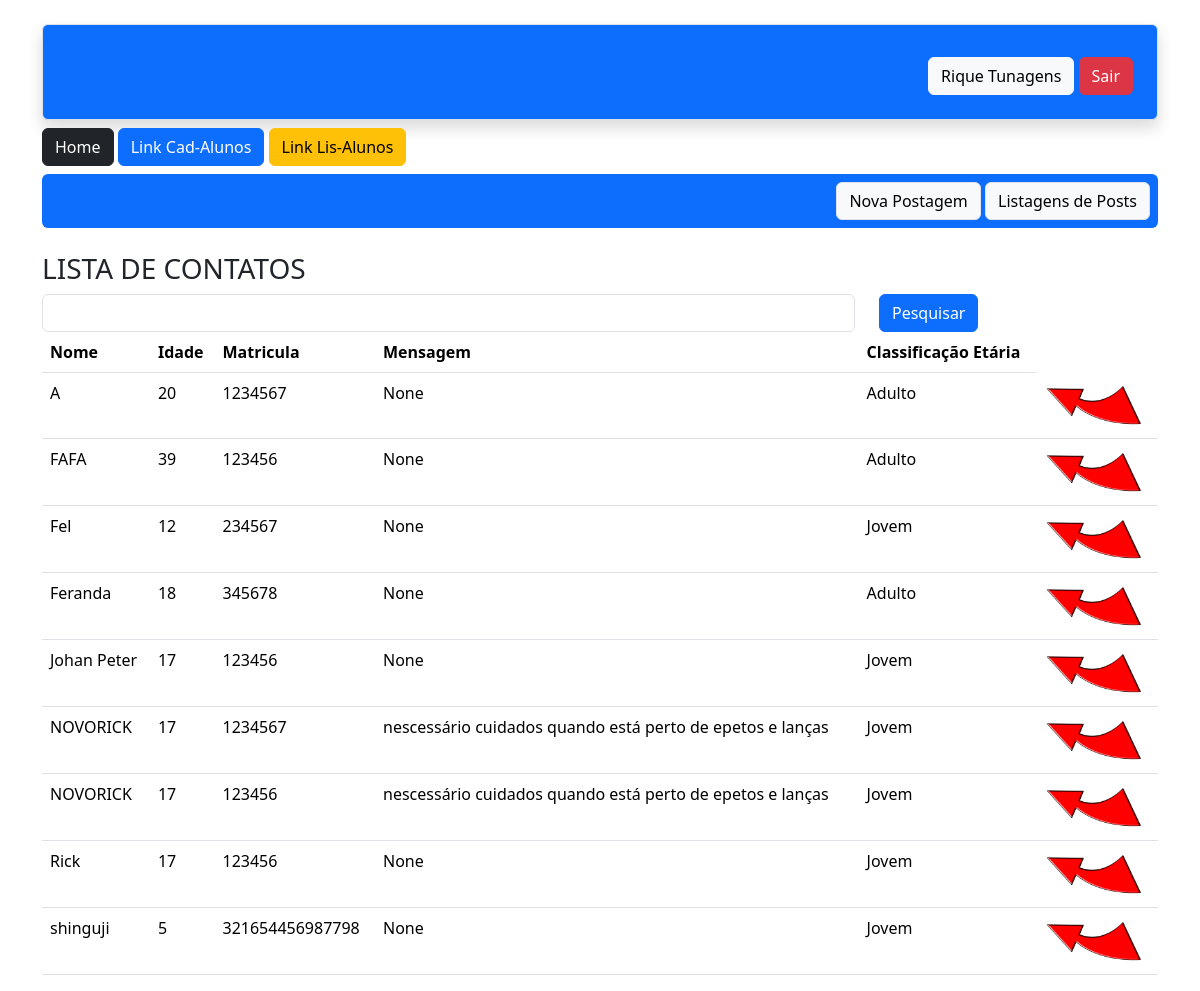
The app's page /contato/lista/ (signed in) with its own data.
### app/models.py (models this page shows)
class User(db.Model, UserMixin):
    id = db.Column(db.Integer, primary_key = True)
    nome = db.Column(db.String, nullable = True)
    sobrenome = db.Column(db.String, nullable = True)
    email = db.Column(db.String, nullable = True)
    senha = db.Column(db.String, nullable = True)
    posts = db.relationship('Post', backref='user',lazy=True)

class Aluno(db.Model):  #Nome da tabela
    id = db.Column( db.Integer, primary_key=True)
    nome = db.Column( db.String, nullable=True)
    idade = db.Column( db.Integer, nullable=True)
    matricula = db.Column( db.Integer, nullable=True)
    descricao = db.Column( db.String, nullable=True)

### app/views.py (the view)
@app.route('/contato/lista/')
def contato_lista():
    if current_user.id == 7: return redirect(url_for('homepage'))
    if request.method =='GET':
        pesquisa = request.args.get('pesquisa','')
    dados = Aluno.query.order_by('nome')
    if pesquisa != '':
        dados = dados.filter_by(nome=pesquisa)
    context = {'dados' : dados.all()}
    return render_template('contato_lista.html', context=context)

### app/models.py (called while the page is built)
@login_manager.user_loader
def load_user(user_id):
    return User.query.get(user_id)

### app/templates/contato_lista.html (shortened to what this page needs)
{% extends 'base.html' %}
{% block content%}
</head>
    <div class="container">
        {% include 'nave.html' %}
            <div class="row mt-4">
                <h3>LISTA DE CONTATOS</h3>
                <form method="get" class="row">
                    <div class = "col-9">
                        <input type="text" name ="pesquisa" class="form-control">
                    </div>
                    <div class="col-3">
                        <button type="submit" class="btn btn-primary">Pesquisar</button>
                    </div>
                </form>
                <div class="col-12">
                    <table class="table">
                        <thead>
                            <tr>
                                <th>Nome</th>
                                <th>Idade</th>
                                <th>Matricula</th>
                                <th>Mensagem</th>
                                <th>Classificação Etária</th>
                            </tr>
                        </thead>
                            <body>
                                {% for linha in context['dados'] %}
                                <tr>
                                    <td>{{linha.nome}}</td>
                                    <td>{{linha.idade}}</td>
                                    <td>{{linha.matricula}}</td>
                                    <td>{{linha.descricao}}</td>
                                    <td>
                                        {%if linha.idade >= 18 %}
                                            Adulto
                                        {% else %}
                                            Jovem
                                        {% endif %}
                                    </td>
                                    <td><a href="{{url_for('contatoDetail',id=linha.id)}}">  <img src="{{url_for('static', filename='img/Clickbait-Arrow.png')}}" width="100" height="50"> </a></td>
                                </tr>
                                {% endfor %}
                            </body>
                    </table>
                </div>
            </div>
        </div>
{% endblock %}

### app/templates/nave.html
<div class = "text-center">
    <div class="mt-4 p-4 border shadow bg-primary rounded" style="background-image: url('https://images.fineartamerica.com/images-medium-large-5/fluffy-white-clouds-in-a-blue-sky-emrah-turudu.jpg'); background-repeat: no-repeat; background-size: cover;  ">
        {% if current_user.is_authenticated %}
                <div class = "mt-2 text-end ">
                    <span class='btn btn-light'>{{current_user.nome}} {{current_user.sobrenome}}</span>
                    <a href="{{url_for('logout')}}" class="btn btn-danger">Sair</a>
                </div>
        {% else %}
        <a href="{{url_for('cadastro')}}" class="btn btn-primary border">Faça o seu Cadastro</a>
        {% endif %}
    </div>
    <div class = 'mt-2 rounded'>
        <div class = "text-start">
            <a href="/"class="btn btn-dark">Home</a>
            <a href="{{url_for('contato')}}"class="btn btn-primary">Link Cad-Alunos </a>
            <a href="{{url_for('contato_lista')}}"class="btn btn-warning">Link Lis-Alunos </a>
        </div>
        <div class="bg-primary rounded p-2 mt-2  text-end " style="#background-image: url('https://i.guim.co.uk/img/media/4df537fc995e39f96ec356d87fd597d2da9d704b/0_156_4083_2450/master/4083.jpg?width=1200&height=1200&quality=85&auto=format&fit=crop&s=f0014a4b443ac2f383e96ba4fb501f2e');">
            <a href = "{{url_for('PostNovo')}}" class = "btn btn-light border">Nova Postagem </a>
            <a href = "{{url_for('PostLista')}}" class = "btn btn-light border">Listagens de Posts </a>
        </div>
    </div>
</div>

### records on screen
User: nome "Rique", sobrenome "Tunagens"
Aluno: nome "A", idade "20", matricula "1234567", descricao "None", shows "Adulto"
Aluno: nome "FAFA", idade "39", matricula "123456", descricao "None", shows "Adulto"
Aluno: nome "Fel", idade "12", matricula "234567", descricao "None", shows "Jovem"
Aluno: nome "Feranda", idade "18", matricula "345678", descricao "None", shows "Adulto"
Aluno: nome "Johan Peter", idade "17", matricula "123456", descricao "None", shows "Jovem"
Aluno: nome "NOVORICK", idade "17", matricula "1234567", descricao "nescessário cuidados quando está perto de epetos e lanças", shows "Jovem"
Aluno: nome "NOVORICK", idade "17", matricula "123456", descricao "nescessário cuidados quando está perto de epetos e lanças", shows "Jovem"
Aluno: nome "Rick", idade "17", matricula "123456", descricao "None", shows "Jovem"
Aluno: nome "shinguji", idade "5", matricula "321654456987798", descricao "None", shows "Jovem"
